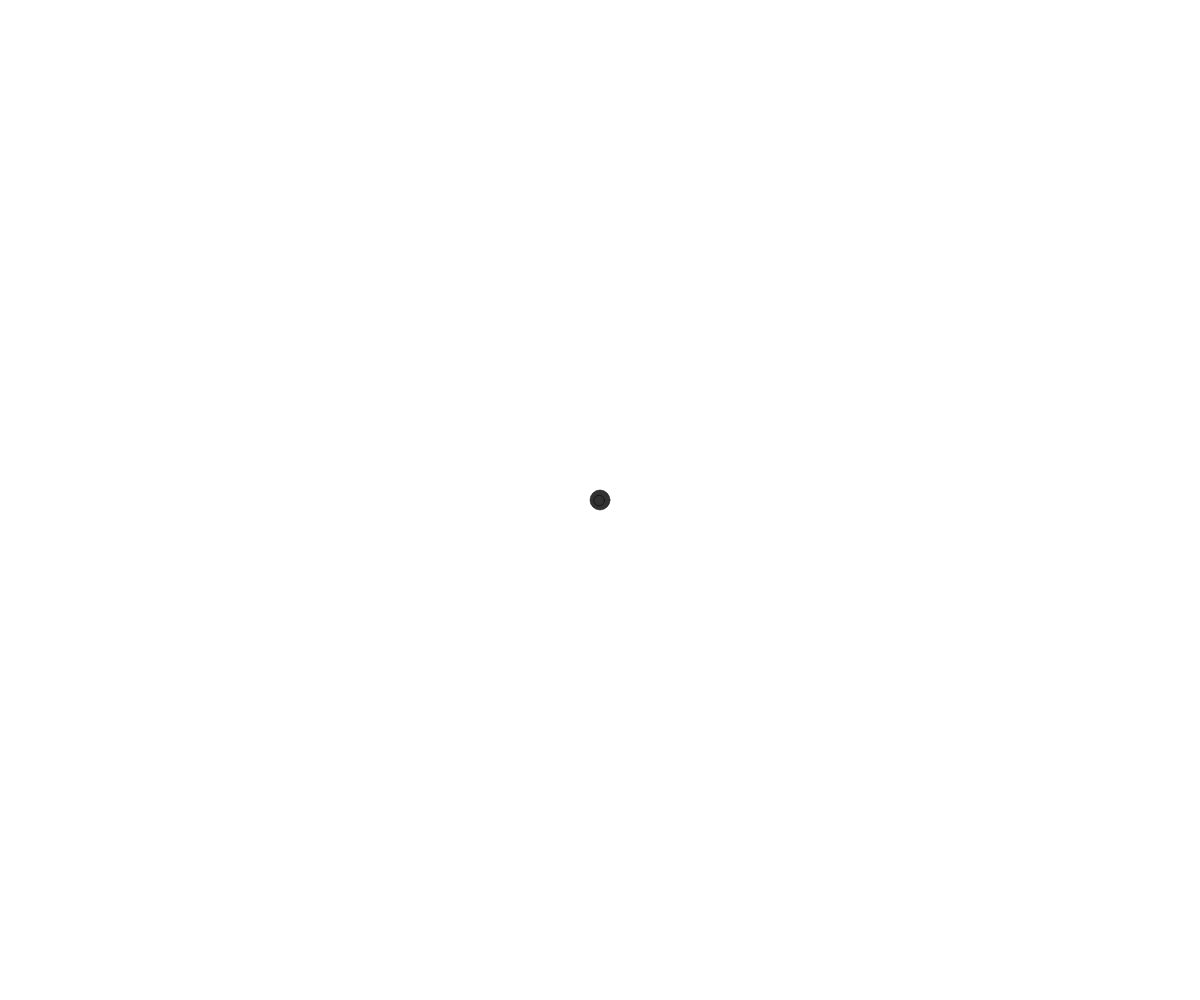
Frame 1 (no input)
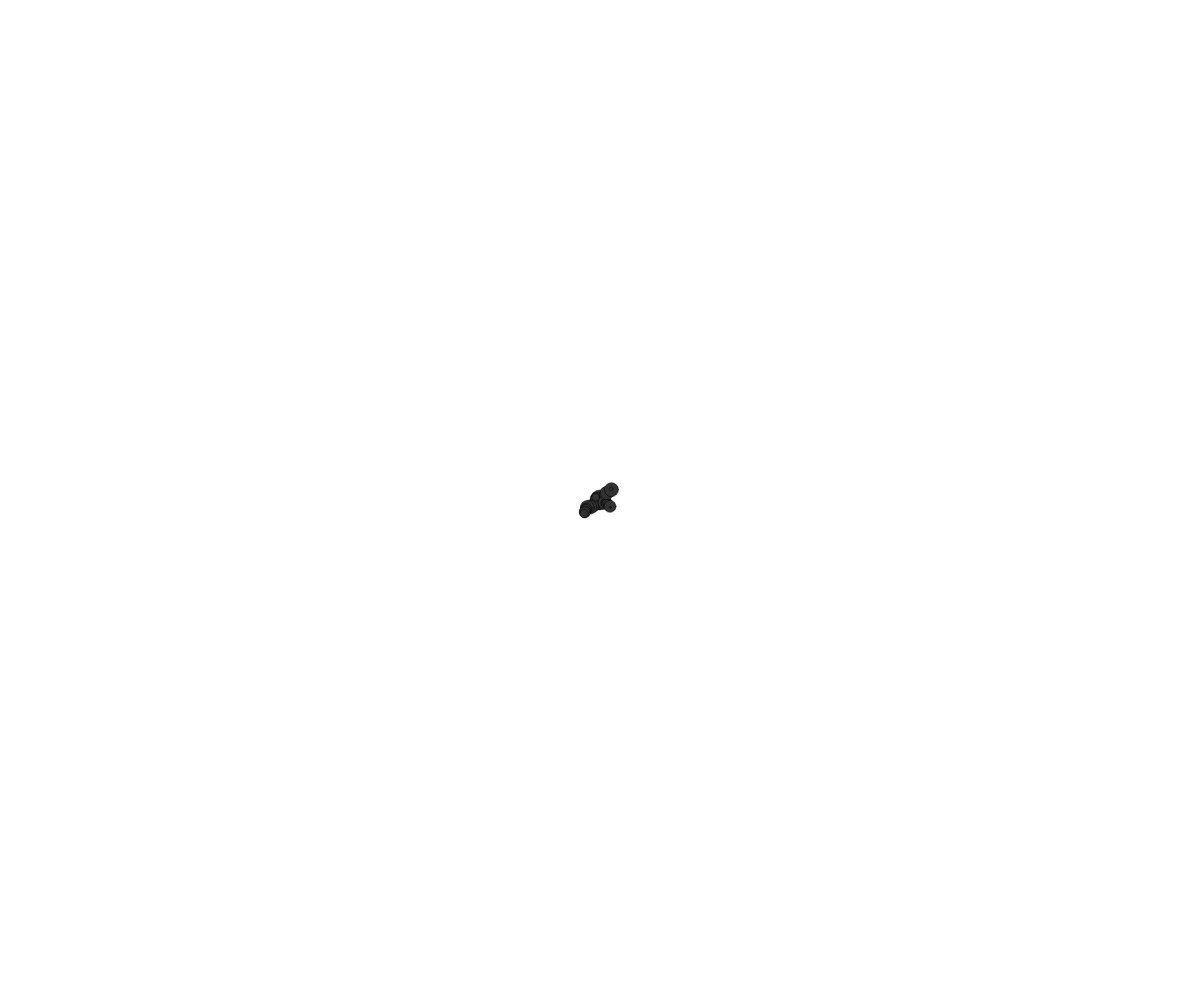
Frame 60 (no input)
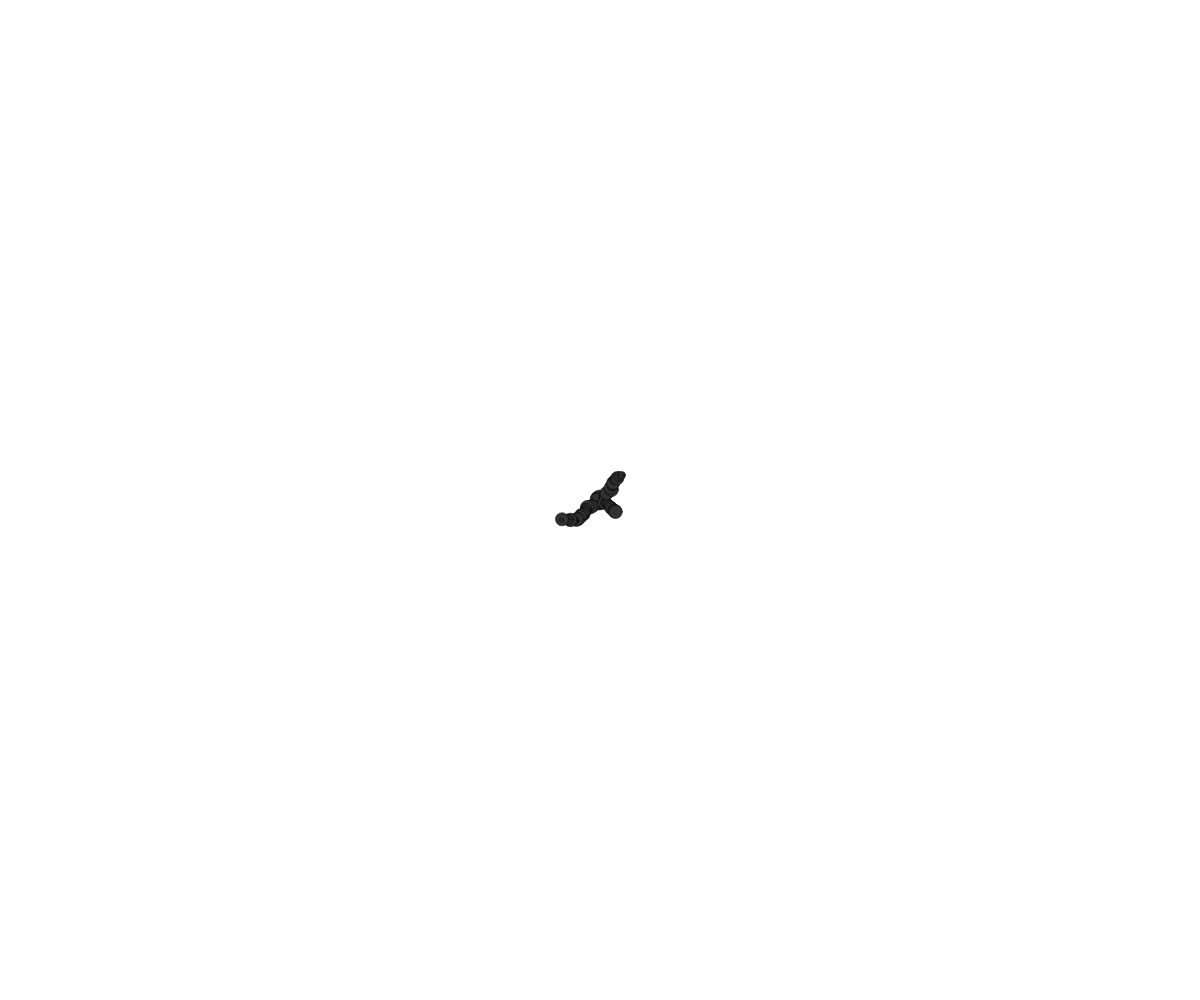
Frame 120 (the mouse pressed at the canvas centre since frame 60)

The p5.js sketch that drew these frames (run headless with seeded random() and noise() and a simulated clock; from frame 60 on, the mouse is pressed at the canvas centre):

// p5.js sketch
// ── sketch.js
const maxCount = 5000;
let currentCount = 1;
let x = [];
let y = [];
let r = [];


function setup() {
    createCanvas(window.innerWidth, window.innerHeight);
    strokeWeight(0.5);
    x[0] = width / 2;
    y[0] = height / 2;
    r[0] = 10;
}

function draw() {
    clear();
    let newR = random(1, 7);
    let newX = random(newR, width - newR);
    let newY = random(newR, height - newR);

    let closestDist = Number.MAX_VALUE;
    let closestIndex = 0;

    for(let i = 0; i < currentCount; i++) {
        let newDist = dist(newX, newY, x[i], y[i]);
        if(newDist < closestDist) {
            closestDist = newDist;
            closestIndex = i;
        }
    }

    let angle = atan2(newY - y[closestIndex], newX - x[closestIndex]);
    x[currentCount] = x[closestIndex] + cos(angle);
    y[currentCount] = y[closestIndex] + sin(angle);
    r[currentCount] = newR;
    currentCount++;

    for (let i = 0; i < currentCount; i++) {
        fill(50);
        ellipse(x[i], y[i], r[i] * 2, r[i] * 2);
    }
    if(currentCount >= maxCount) noLoop();
}
